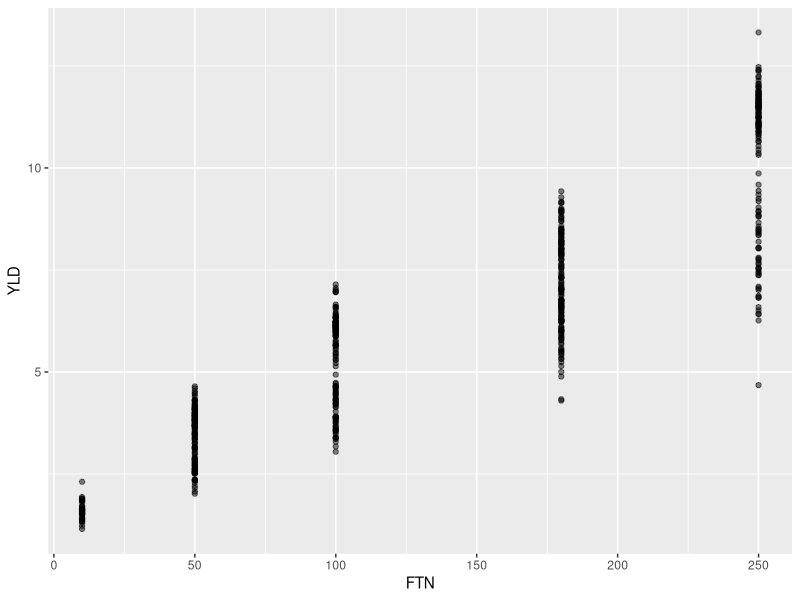
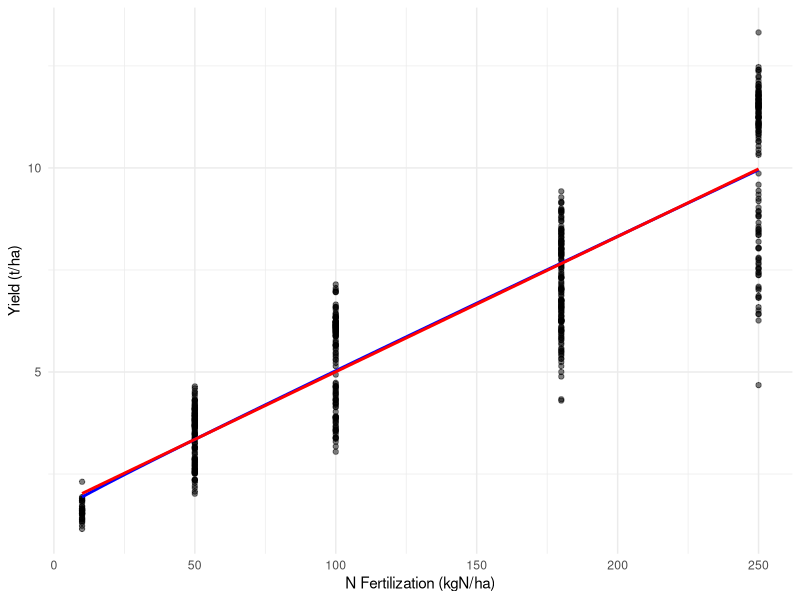

Generate these figures, in order, with R:
rm(list = ls())

library(tidyverse)
library(readxl)
library(robustbase)

# import data 
sim_data <- read_csv("1_Data/RawData/EPIC2/Riccardo_EPIC.csv") 

# filter to winter wheat, rainfed only
df_sim_data <- sim_data |> 
  filter(CROP == "WWHT", 
         IRR == "rf",
         WTH == "hist"             
        ) |> 
  # convert dry matter yield to economic yield (12% moisture content)
  mutate(YLD = YLD_DM / 0.88) |>
  mutate(FTN = round(FTN)) 

# summary statistics 
df_sim_data |> 
  group_by(FTN) |> 
  summarise(
    mean_YLD = mean(YLD),
    median_YLD = median(YLD),
    sd_YLD = sd(YLD),
    min_YLD = min(YLD),
    max_YLD = max(YLD),
    n = n()
  ) |> 
  mutate(across(where(is.numeric), ~ round(., 2)))

# difference between 2 grid locations 
df_sim_data |> 
  group_by(SimUID) |> 
  summarise(
    mean_FTN = mean(FTN),
    sd_FTN = sd(FTN),
    min_FTN = min(FTN),
    max_FTN = max(FTN),
    mean_YLD = mean(YLD),
    median_YLD = median(YLD),
    sd_YLD = sd(YLD),
    min_YLD = min(YLD),
    max_YLD = max(YLD),
    n = n()
  ) |> 
  mutate(across(where(is.numeric), ~ round(., 2)))

# create separate datasets for each grid location
grid1_data <- df_sim_data |> 
  filter(SimUID == 52338)

grid2_data <- df_sim_data |> 
  filter(SimUID == 52339)

# write_csv(grid1_data, "1_Data/Grid1_YieldData.csv")
# write_csv(grid2_data, "1_Data/Grid2_YieldData.csv")

### plot ###########################################################################

ggplot(grid1_data, aes(x = FTN, y = YLD)) +
  geom_point(alpha = 0.5)


# plot yield function with data points
ggplot(grid1_data, aes(x = FTN, y = YLD)) +
  geom_point(alpha = 0.5) +
  stat_smooth(method = "lm", 
              formula = y ~ I(sqrt(x)) + x, 
              color = "blue", se = FALSE) +
  stat_smooth(method = "lm", 
              formula = y ~ x, 
              color = "red", se = FALSE) +
  labs(x = "N Fertilization (kgN/ha)",
       y = "Yield (t/ha)") +
  theme_minimal()
